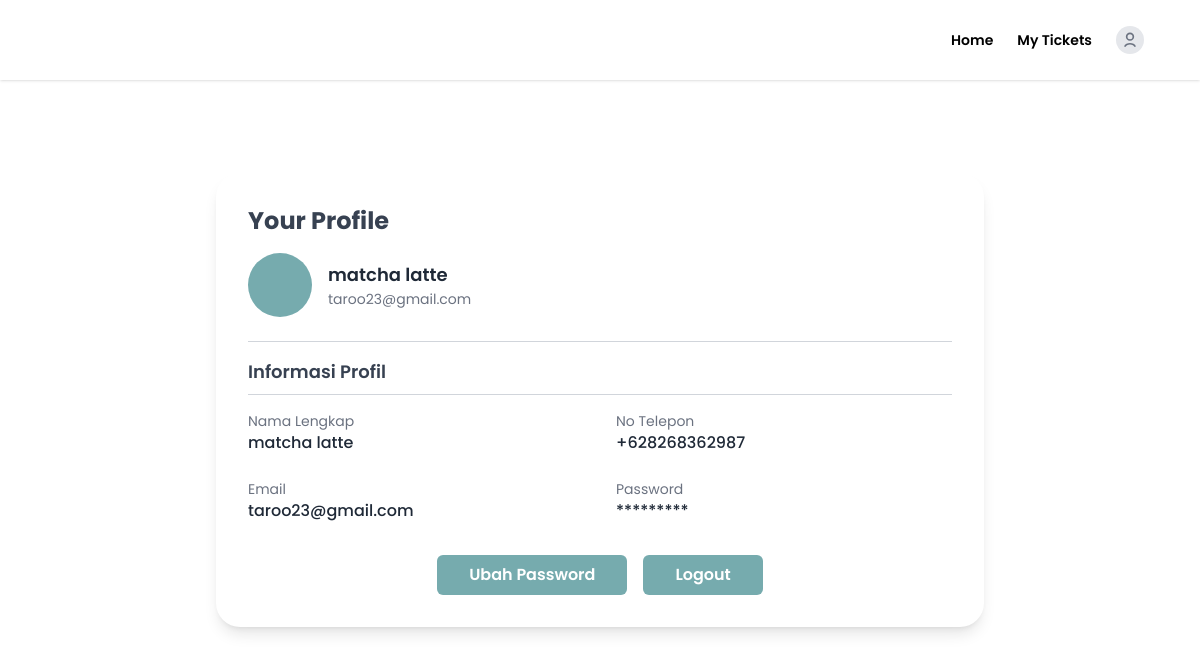
The page /profil/ (signed in) on the database its author committed.
### pesantiket/models.py (models this page shows, shortened)
class User(AbstractUser):
    role_choices = (
        ('admin', 'Admin'),
        ('customer', 'Customer'),
    )
    nama = models.CharField(max_length=25)
    noTelepon = models.CharField(max_length=15, unique=True)
    role = models.CharField(max_length=10, choices=role_choices, default='customer')

### pesantiket/views.py (the view)
# urls.py: path('profil/', views.profilPengguna, name='profilPengguna'),
@login_required
def profilPengguna(request):
    user = request.user
    return render(request, 'profilPengguna.html', {'user': user})

### pesantiket/templates/profilPengguna.html (shortened to what this page needs)
<!DOCTYPE html>
<html lang="en">
<head>
  <script src="https://cdn.tailwindcss.com"></script>
</head>
<body style="background-image: url('https://bobobox.com/blog/wp-content//uploads/elementor/thumbs/felix-mooneeram-evlkOfkQ5rE-unsplash-q5nt4xn0nbyu4okdmunzh8ohn9lgls317e7p1spbs4.jpg'); background-size: cover; background-position: center; background-repeat: no-repeat;">
  <nav class="bg-white shadow flex items-center justify-between px-10 py-4">
    <div class="text-white text-2xl font-bold px-6 py-2 rounded-lg bg-cover bg-center"
         style="background-image: url('https://bobobox.com/blog/wp-content//uploads/elementor/thumbs/felix-mooneeram-evlkOfkQ5rE-unsplash-q5nt4xn0nbyu4okdmunzh8ohn9lgls317e7p1spbs4.jpg');">
    </div>
    <div class="flex items-center gap-6 text-sm font-semibold px-4 py-2 rounded">
        <a href="{% url 'home' %}" class="text-black hover:underline">Home</a>
        <a href="{% url 'riwayatPemesanan' %}" class="text-black hover:underline">My Tickets</a>
        <a href="{% url 'profilPengguna' %}" class="inline-flex items-center justify-center w-7 h-7 rounded-full bg-gray-200 hover:ring-2 hover:ring-blue-400 transition">
            <svg class="w-5 h-5 text-gray-500" fill="none" stroke="currentColor" stroke-width="2" viewBox="0 0 24 24">
                <circle cx="12" cy="8" r="4"/>
                <path d="M6 20c0-2.2 3.6-3.5 6-3.5s6 1.3 6 3.5"/>
            </svg>
        </a>
    </div>
</nav>
  <div class="flex justify-center items-center min-h-[80vh]">
    <div class="bg-white rounded-3xl shadow-lg w-full max-w-3xl p-8 mx-4">
      <div class="mb-6">
        <h2 class="text-2xl font-bold text-gray-700 mb-4" style="font-family: 'Poppins', sans-serif;">Your Profile</h2>
        <div class="flex items-center gap-4">
          <div class="w-16 h-16 rounded-full bg-[#76ABAE] flex items-center justify-center text-white text-2xl font-bold">
          </div>
          <div>
            <div class="text-lg font-semibold text-gray-800">{{ user.nama }}</div>
            <div class="text-gray-500 text-sm">{{ user.email }}</div>
          </div>
        </div>
      </div>
      <hr class="my-4 border-gray-300">
      <div class="mb-2 font-semibold text-gray-700 text-lg">Informasi Profil</div>
      <hr class="mb-4 border-gray-300">
      <div class="grid grid-cols-1 md:grid-cols-2 gap-y-6 gap-x-8 mb-8">
        <div>
          <div class="text-gray-500 text-sm">Nama Lengkap</div>
          <div class="font-medium text-gray-800">{{ user.nama }}</div>
        </div>
        <div>
          <div class="text-gray-500 text-sm">No Telepon</div>
          <div class="font-medium text-gray-800">+62{{ user.noTelepon }}</div>
        </div>
        <div>
          <div class="text-gray-500 text-sm">Email</div>
          <div class="font-medium text-gray-800">{{ user.email }}</div>
        </div>
        <div>
          <div class="text-gray-500 text-sm">Password</div>
          <div class="font-medium text-gray-800"><a href="{% url 'ubahPassword' %}">*********</a></div>
        </div>
      </div>
      <div class="flex justify-center gap-4">
        <a href="{% url 'ubahPassword' %}">
            <button class="bg-[#76ABAE] text-white px-8 py-2 rounded-md font-semibold transition">Ubah Password</button>
        </a>
        <a href="{% url 'logoutView' %}">
            <button class="bg-[#76ABAE] text-white px-8 py-2 rounded-md font-semibold transition">Logout</button>
        </a>
     </div>
    </div>
  </div>
</body>
</html>

### pesantiket/templates/profilPengguna.html (style rules this page uses)
body { font-family: 'Poppins', sans-serif; }

### rows shown on the page
User: nama "matcha latte", email "taroo23@gmail.com", noTelepon "8268362987"
